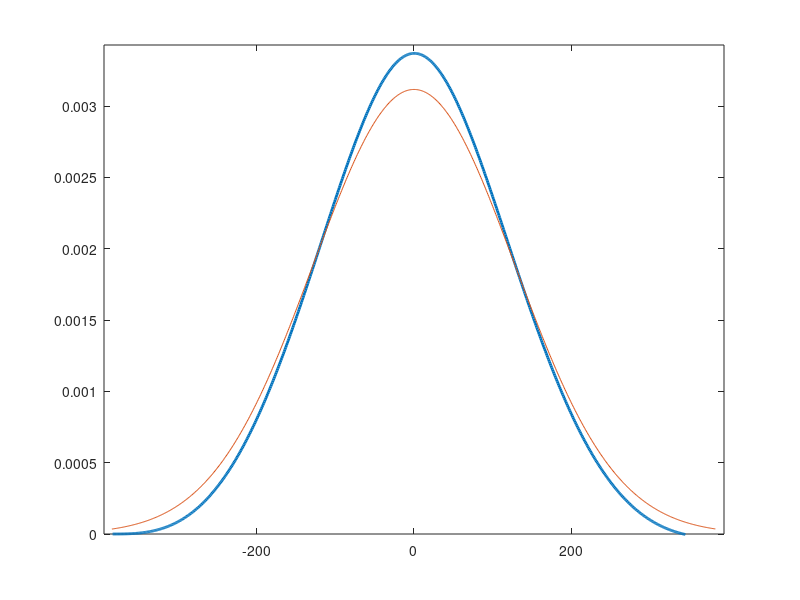

The MATLAB script that drew this image:
radius = 128;

qFactor = radius-1;

len     = ceil(radius) * 6;
b0Coeff = 1.57825 + (2.44413 * qFactor) + (1.4281 * qFactor * qFactor) + (0.422205 * qFactor * qFactor * qFactor);
b1Coeff = (2.44413 * qFactor) + (2.85619 * qFactor * qFactor) + (1.26661 * qFactor * qFactor * qFactor);
b2Coeff = (-1.4281 * qFactor * qFactor) + (-1.26661 * qFactor * qFactor * qFactor);
b3Coeff = 0.422205 * qFactor * qFactor * qFactor;
normalizationCoeff = 1 - ((b1Coeff + b2Coeff + b3Coeff) / b0Coeff);
vDenCoeff = [b0Coeff, -b1Coeff, -b2Coeff, -b3Coeff] / b0Coeff;
vXSignal = zeros(len-1, 1);
vXSignal(len/2) = 1;
vYSignal = filter(normalizationCoeff, vDenCoeff, vXSignal);
vYSignal = filter(normalizationCoeff, vDenCoeff, vYSignal(end:-1:1));

figure(1);
clf(1);

x = -len/2+1:len/2-1;

plot(x,vYSignal,'LineWidth',2);


x = -len/2:len/2-1;
g = normpdf(x,0,radius);
hold on; plot(x,g);
axis([-len/2-10,len/2+10, 0, max(g)+max(g)/10])

